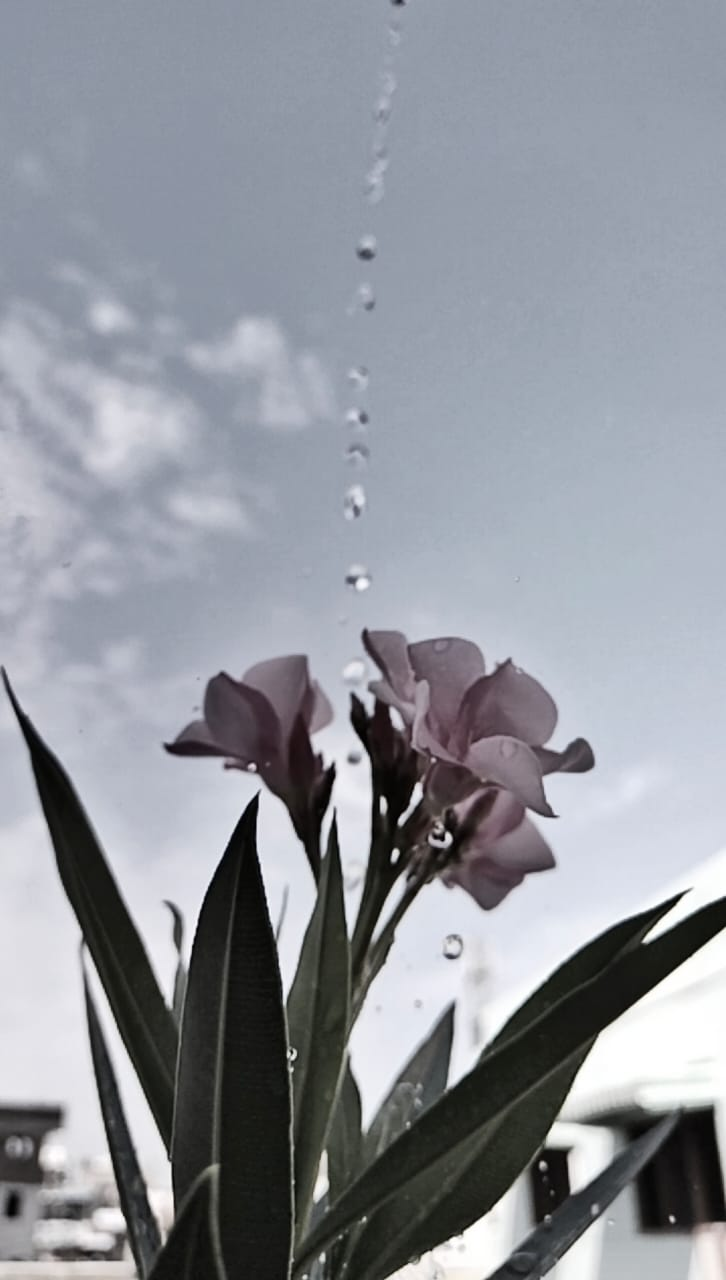
#> input picture flower.jpeg, 726 x 1280 px
$ python 'ascii image.py'
#> lines starting #> are read from the running program, lines starting #| are printed output that depends on the picture
from PIL import Image

# create a list of ASCII characters to build our output image
ASCII_chars = ["@", "#", "$", "%", "?", "*", "+", ",", ".", ":", ";"]


# resize image
def resize_image(image, new_width):
    width, height = image.size
    ratio = height / width
    new_height = int(new_width * ratio)
    resized_image = image.resize((new_width, new_height))
    return resized_image


# now convert the image into grayscale image
def grayify(image):
    grayscale_image = image.convert("L")
    return grayscale_image


# now convert pixels to ASCII characters
def pixel_to_ASCII(image):
    pixels = image.getdata()
    characters = "".join([ASCII_chars[pixel // 25] for pixel in pixels])
    return characters


def main():
    # we will attempt to open an image for this project
    path = input("Enter the image path:\n")
#> the answer given: flower.jpeg
    new_width = int(input("Enter required width: "))
#> the answer given: 100
    try:
        image = Image.open(path)
#> image is the input picture: PIL image 726x1280 RGB; mean R, G, B 144, 147.5, 155.5
    except:
        print(path, " is not valid")
        return

    # converting image to ASCII
    new_image = pixel_to_ASCII(grayify(resize_image(image, new_width)))
#> in resize_image, `resized_image = image.resize((new_width, new_height))`:
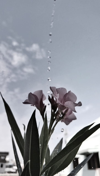
#> resized_image: PIL image 100x176 RGB; mean R, G, B 144, 147.5, 155.5

    # formating method
    ASCII_image = "\n".join(
        [new_image[index:(index + new_width)] for index in range(0, len(new_image), new_width)])

    print(ASCII_image)


main()
